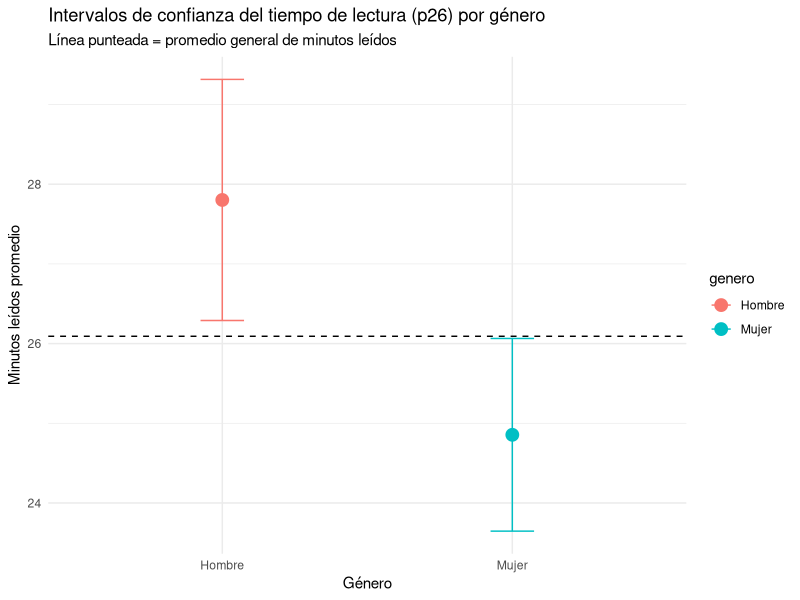
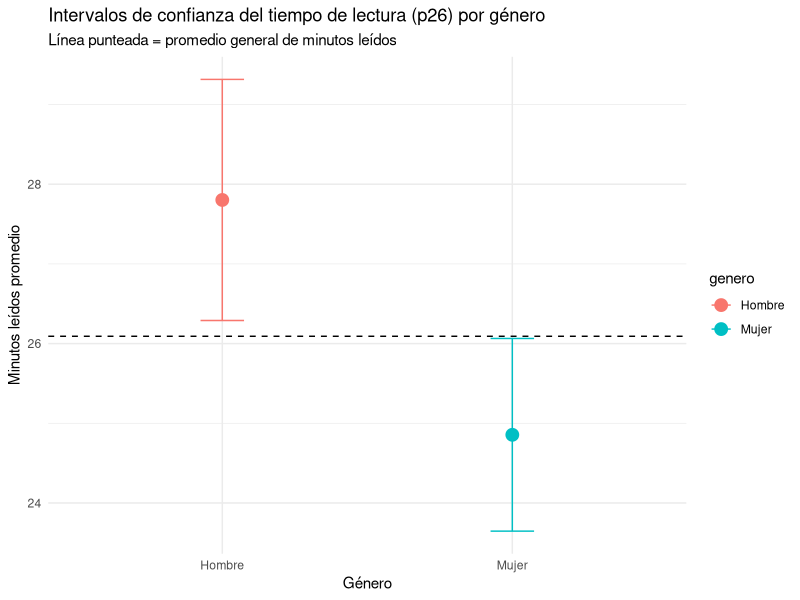

Write the R code that produced these figures, in order.
## ---- chunk 1

# INTERVALOS DE CONFIANZA POR GÉNERO - p26 (minutos leídos)


# Cargar librerías necesarias
library(dplyr)
library(ggplot2)

# Leer los datos
datos <- read.csv("DATA.csv")

#  LIMPIEZA DE DATOS
lectura <- datos %>%
  filter(!is.na(p26), p26 >= 0)

# Re-codificar género (ajusta si tus valores son distintos)
lectura <- lectura %>%
  mutate(
    genero = case_when(
      sexo == 1 ~ "Hombre",
      sexo == 2 ~ "Mujer",
      TRUE ~ as.character(sexo)
    )
  )

#  FUNCIÓN PARA INTERVALO DE CONFIANZA
ic_media <- function(x, nivel = 0.95) {
  n <- length(x)
  media <- mean(x)
  s <- sd(x)
  error <- qt(1 - (1 - nivel)/2, df = n - 1) * s / sqrt(n)
  return(c(inf = media - error, sup = media + error, media = media))
}

#  CALCULAR IC POR GÉNERO
ic_genero <- lectura %>%
  group_by(genero) %>%
  summarise(
    n = n(),
    media = mean(p26, na.rm = TRUE),
    inf = ic_media(p26)[1],
    sup = ic_media(p26)[2]
  )

print(ic_genero)

#  CALCULAR MEDIA GENERAL (solo para la línea punteada)
media_general <- mean(lectura$p26, na.rm = TRUE)

#  GRÁFICO COMPARATIVO
ggplot(ic_genero, aes(x = genero, y = media, color = genero)) +
  geom_point(size = 4) +
  geom_errorbar(aes(ymin = inf, ymax = sup), width = 0.15) +
  geom_hline(yintercept = media_general, linetype = "dashed", color = "black") +
  labs(
    title = "Intervalos de confianza del tiempo de lectura (p26) por género",
    subtitle = "Línea punteada = promedio general de minutos leídos",
    y = "Minutos leídos promedio",
    x = "Género"
  ) +
  theme_minimal()

#  PRUEBA T PARA DIFERENCIA ENTRE GÉNEROS
t_test <- t.test(p26 ~ genero, data = lectura, var.equal = FALSE)
print(t_test)

## ---- chunk 2
# ---------------------------------------------------------
# INTERVALOS DE CONFIANZA POR GÉNERO - p26 (minutos leídos)
# ---------------------------------------------------------
# Cargar librerías necesarias
library(dplyr)
library(ggplot2)

# Leer los datos
datos <- read.csv("DATA.csv")

# 1️⃣ LIMPIEZA DE DATOS
lectura <- datos %>%
  filter(!is.na(p26), p26 >= 0)

# Re-codificar género (ajusta si tus valores son distintos)
lectura <- lectura %>%
  mutate(
    genero = case_when(
      sexo == 1 ~ "Hombre",
      sexo == 2 ~ "Mujer",
      TRUE ~ as.character(sexo)
    )
  )

# 2️⃣ FUNCIÓN PARA INTERVALO DE CONFIANZA
ic_media <- function(x, nivel = 0.95) {
  n <- length(x)
  media <- mean(x)
  s <- sd(x)
  error <- qt(1 - (1 - nivel)/2, df = n - 1) * s / sqrt(n)
  return(c(inf = media - error, sup = media + error, media = media))
}

# 3️⃣ CALCULAR IC POR GÉNERO
ic_genero <- lectura %>%
  group_by(genero) %>%
  summarise(
    n = n(),
    media = mean(p26, na.rm = TRUE),
    inf = ic_media(p26)[1],
    sup = ic_media(p26)[2]
  )

print(ic_genero)

# 4️⃣ CALCULAR MEDIA GENERAL (solo para la línea punteada)
media_general <- mean(lectura$p26, na.rm = TRUE)

# 5️⃣ GRÁFICO COMPARATIVO
ggplot(ic_genero, aes(x = genero, y = media, color = genero)) +
  geom_point(size = 4) +
  geom_errorbar(aes(ymin = inf, ymax = sup), width = 0.15) +
  geom_hline(yintercept = media_general, linetype = "dashed", color = "black") +
  labs(
    title = "Intervalos de confianza del tiempo de lectura (p26) por género",
    subtitle = "Línea punteada = promedio general de minutos leídos",
    y = "Minutos leídos promedio",
    x = "Género"
  ) +
  theme_minimal()

# 6️⃣ PRUEBA T PARA DIFERENCIA ENTRE GÉNEROS
t_test <- t.test(p26 ~ genero, data = lectura, var.equal = FALSE)
print(t_test)
